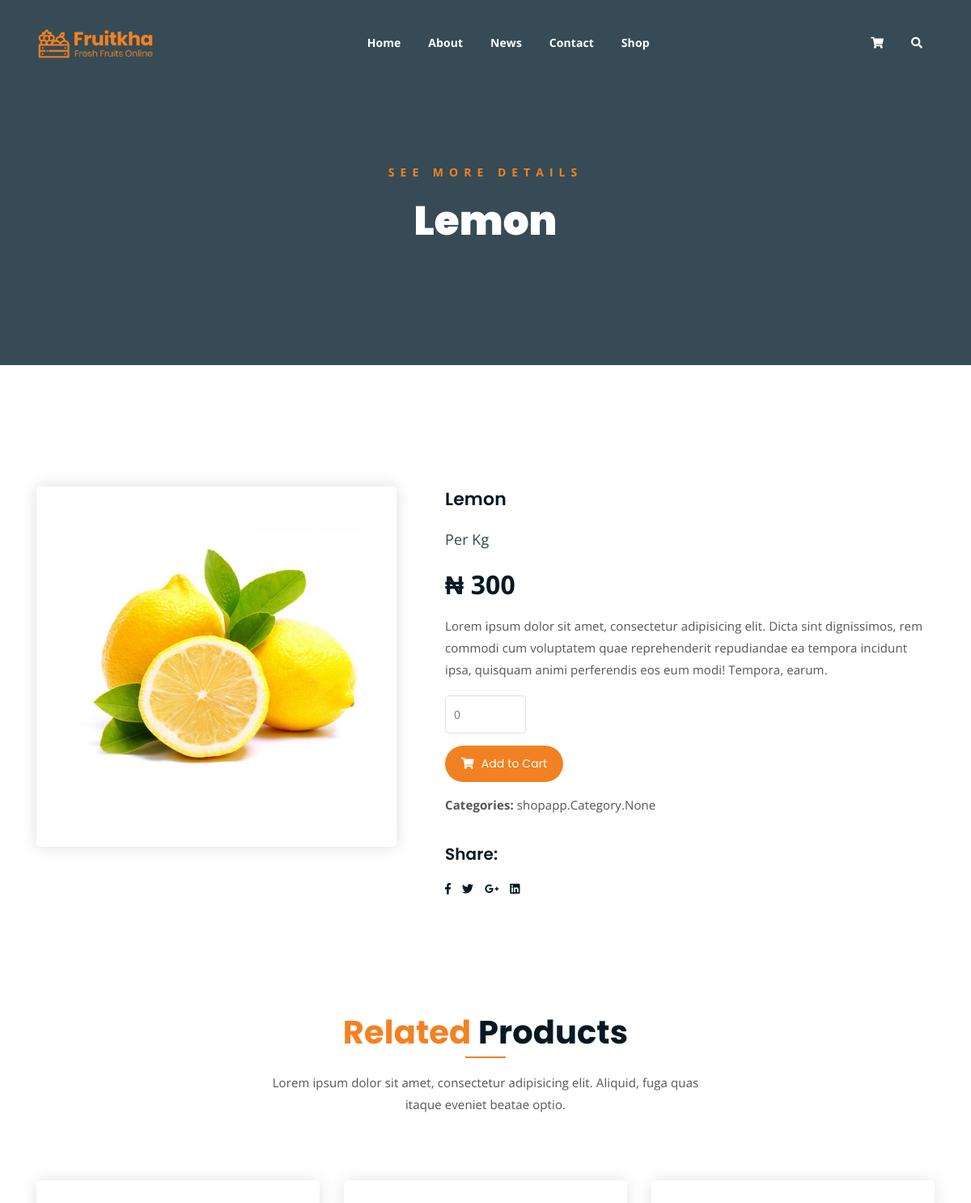
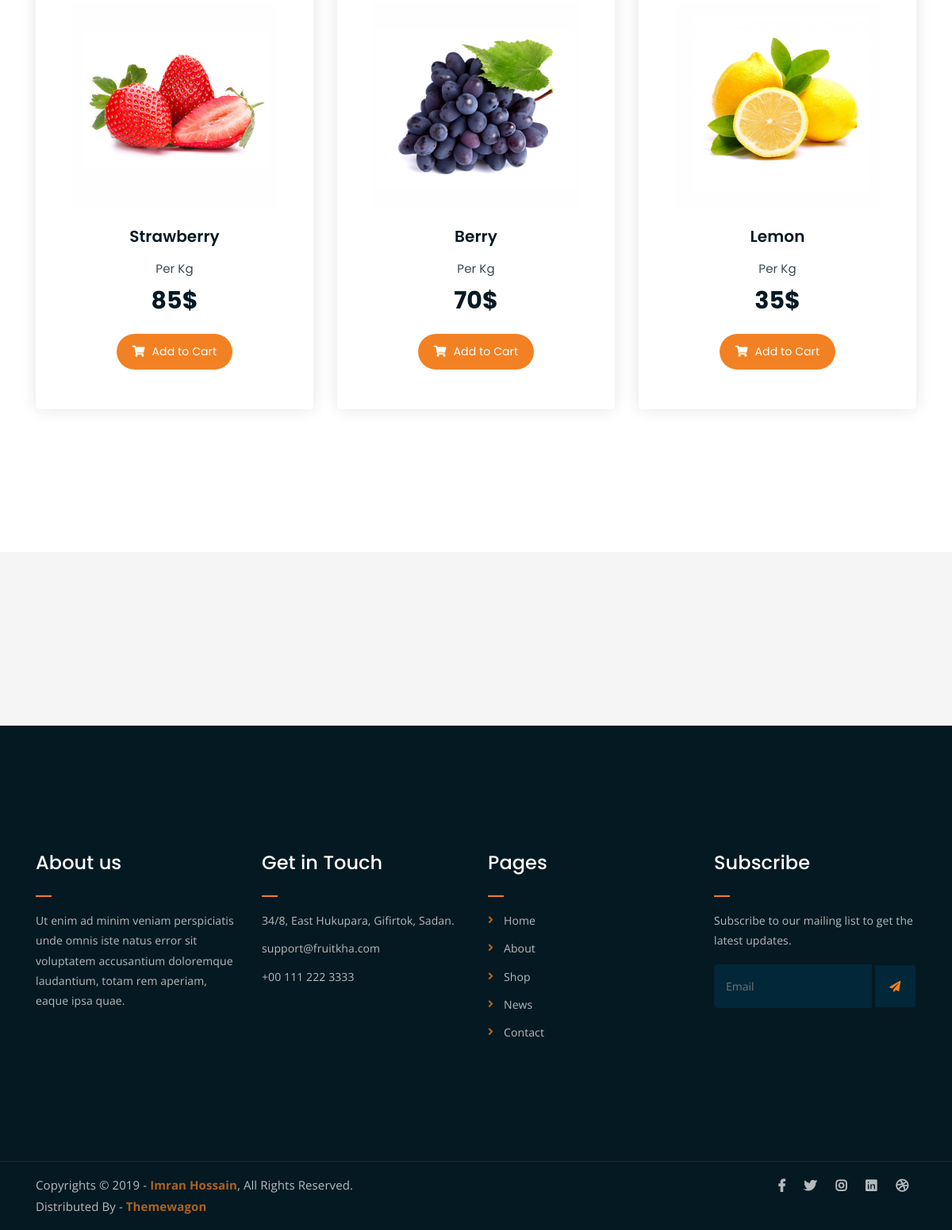
/app/product/details/lemon, run on the app's committed database (2 pictures, top to bottom).
### shopapp/models.py (models this page shows, shortened)
class Products(models.Model):
    prod_name = models.CharField(verbose_name = 'Product Name', max_length = 100)
    slug = models.SlugField(unique=True)
    image = models.ImageField(verbose_name = 'Category Image', null=True, blank=True, upload_to='uploads/')
    category = models.ManyToManyField(Category, related_name = 'products', null=True, blank=True)
    description = models.TextField(verbose_name = 'Description', blank=True, null=True)
    price = models.PositiveIntegerField()
    quantity = models.IntegerField()
    created = models.DateTimeField(default=now, editable=False, null=True, blank=True)

### shopapp/views.py (the view)
# urls.py: path('product/details/<slug:slug>', views.product_detail, name='product_detail'),
def product_detail(request, slug):
    prod = get_object_or_404(Products, slug=slug)
    categories = prod.category.all()
    related_products = []
    for category in categories:
        category_products = category.products.exclude(slug=slug)  # Exclude the current product
        related_products.extend(category_products)
    context={
        'prod': prod,
        'related_products':related_products,
    }
    return render (request, 'frontend/single-product.html', context)

### template/frontend/single-product.html
{% extends 'frontend/base.html' %}
{% load static%}
{% block content %}
<div class="breadcrumb-section breadcrumb-bg">
	<div class="container">
		<div class="row">
			<div class="col-lg-8 offset-lg-2 text-center">
				<div class="breadcrumb-text">
					<p>See more Details</p>
					<h1>{{prod.prod_name}}</h1>
				</div>
			</div>
		</div>
	</div>
</div>
{% if prod %}
<div class="single-product mt-150 mb-150">
	<div class="container">
		<div class="row">
			<div class="col-md-5">
				<div class="single-product-img">
					<img src="{{prod.image.url}}" alt="">
				</div>
			</div>
			<div class="col-md-7">
				<div class="single-product-content">
					<h3>{{prod.prod_name}}</h3>
					<p class="single-product-pricing"><span>Per Kg</span> &#8358; {{prod.price}}</p>
					<p>Lorem ipsum dolor sit amet, consectetur adipisicing elit. Dicta sint dignissimos, rem commodi cum voluptatem quae reprehenderit repudiandae ea tempora incidunt ipsa, quisquam animi perferendis eos eum modi! Tempora, earum.</p>
					<div class="single-product-form">
						<form action="index.html">
							<input type="number" placeholder="0">
						</form>
						<a href="cart.html" class="cart-btn"><i class="fas fa-shopping-cart"></i> Add to Cart</a>
						<p><strong>Categories: </strong>{{prod.category}}</p>
					</div>
					<h4>Share:</h4>
					<ul class="product-share">
						<li><a href="#"><i class="fab fa-facebook-f"></i></a></li>
						<li><a href="#"><i class="fab fa-twitter"></i></a></li>
						<li><a href="#"><i class="fab fa-google-plus-g"></i></a></li>
						<li><a href="#"><i class="fab fa-linkedin"></i></a></li>
					</ul>
				</div>
			</div>
		</div>
	</div>
</div>
{% endif %}
<div class="more-products mb-150">
	<div class="container">
		<div class="row">
			<div class="col-lg-8 offset-lg-2 text-center">
				<div class="section-title">
					<h3><span class="orange-text">Related</span> Products</h3>
					<p>Lorem ipsum dolor sit amet, consectetur adipisicing elit. Aliquid, fuga quas itaque eveniet beatae optio.</p>
				</div>
			</div>
		</div>
		<div class="row">
			<div class="col-lg-4 col-md-6 text-center">
				<div class="single-product-item">
					<div class="product-image">
						<a href="single-product.html"><img src="{% static 'frontend/assets/img/products/product-img-1.jpg' %}" alt=""></a>
					</div>
					<h3>Strawberry</h3>
					<p class="product-price"><span>Per Kg</span> 85$ </p>
					<a href="cart.html" class="cart-btn"><i class="fas fa-shopping-cart"></i> Add to Cart</a>
				</div>
			</div>
			<div class="col-lg-4 col-md-6 text-center">
				<div class="single-product-item">
					<div class="product-image">
						<a href="single-product.html"><img src="{% static 'frontend/assets/img/products/product-img-2.jpg' %}" alt=""></a>
					</div>
					<h3>Berry</h3>
					<p class="product-price"><span>Per Kg</span> 70$ </p>
					<a href="cart.html" class="cart-btn"><i class="fas fa-shopping-cart"></i> Add to Cart</a>
				</div>
			</div>
			<div class="col-lg-4 col-md-6 offset-lg-0 offset-md-3 text-center">
				<div class="single-product-item">
					<div class="product-image">
						<a href="single-product.html"><img src="{% static 'frontend/assets/img/products/product-img-3.jpg' %}" alt=""></a>
					</div>
					<h3>Lemon</h3>
					<p class="product-price"><span>Per Kg</span> 35$ </p>
					<a href="cart.html" class="cart-btn"><i class="fas fa-shopping-cart"></i> Add to Cart</a>
				</div>
			</div>
		</div>
	</div>
</div>
{% endblock %}

### data on the page
Products: prod_name "Lemon", image (picture), price "300", category "shopapp.Category.None"
